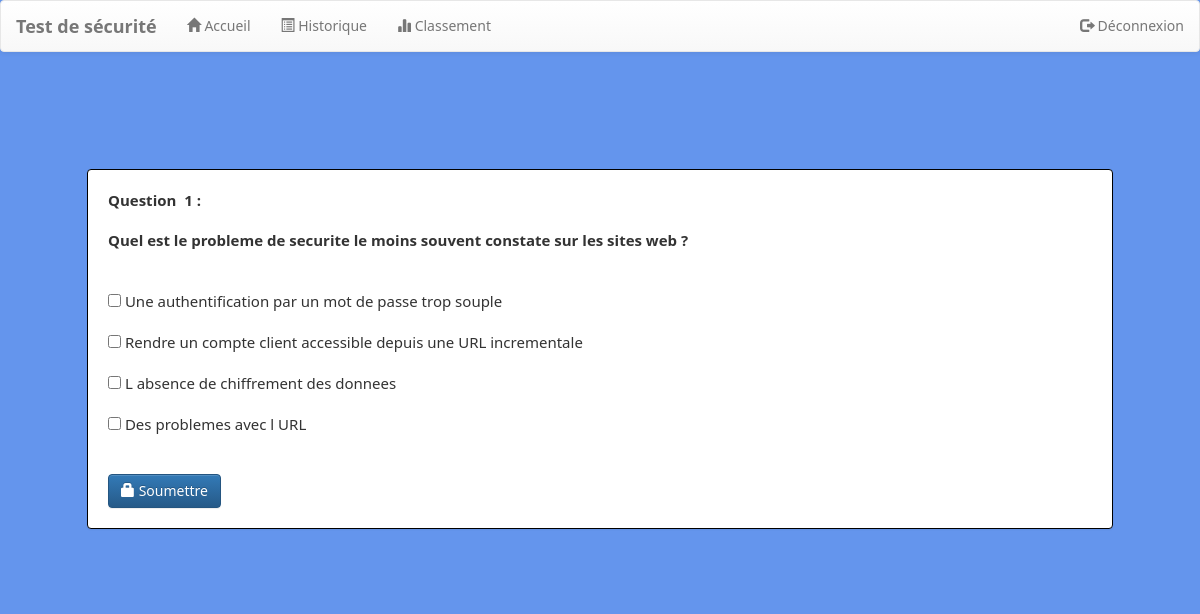
The app's page /welcome.php?q=quiz&step=2&eid=5b141f1e8399e&n=1&t=10 (signed in) with its own data.
### tables this page shows
CREATE TABLE IF NOT EXISTS `questions` (
  `eid` text NOT NULL,
  `qid` text NOT NULL,
  `qns` text NOT NULL,
  `choice` int(10) NOT NULL,
  `sn` int(11) NOT NULL
);

CREATE TABLE IF NOT EXISTS `options` (
  `qid` varchar(50) NOT NULL,
  `option` varchar(5000) NOT NULL,
  `optionid` text NOT NULL
);

### welcome.php (the view, shortened to what this page needs)
<?php
include_once 'database.php';
?>
<!DOCTYPE html>
<html lang="fr">
<head>
    <link  rel="stylesheet" href="css/bootstrap.min.css"/>
    <link  rel="stylesheet" href="css/bootstrap-theme.min.css"/>
    <link rel="stylesheet" href="css/welcome.css">
    <link  rel="stylesheet" href="css/font.css">
</head>
<body>
    <nav class="navbar navbar-default title1" >
        <a class="navbar-brand"><b>Test de sécurité</b></a>
        <div class="collapse navbar-collapse" id="bs-example-navbar-collapse-1">
        <ul class="nav navbar-nav navbar-left">
			<li <?php if(@$_GET['q']==1) echo'class="active"'; ?> ><a href="welcome.php?q=1"><span class="glyphicon glyphicon-home" aria-hidden="true"></span>&nbsp;Accueil<span class="sr-only">(actuelemment)</span></a></li>
            <li <?php if(@$_GET['q']==2) echo'class="active"'; ?>> <a href="welcome.php?q=2"><span class="glyphicon glyphicon-list-alt" aria-hidden="true"></span>&nbsp;Historique</a></li>
            <li <?php if(@$_GET['q']==3) echo'class="active"'; ?>> <a href="welcome.php?q=3"><span class="glyphicon glyphicon-stats" aria-hidden="true"></span>&nbsp;Classement</a></li>
        </ul>
        <ul class="nav navbar-nav navbar-right">
        <li <?php echo''; ?> > <a href="logout.php?q=welcome.php"><span class="glyphicon glyphicon-log-out" aria-hidden="true"></span>&nbsp;Déconnexion</a></li>
        </ul>
        </div>
    </nav>
    <br><br>
    <div class="container">
        <div class="row">
            <div class="col-md-12">
                <?php
                    if(@$_GET['q']== 'quiz' && @$_GET['step']== 2)
                    {
                        $eid=@$_GET['eid'];
                        $sn=@$_GET['n'];
                        $total=@$_GET['t'];
                        $q=mysqli_query($con,"SELECT * FROM questions WHERE eid='$eid' AND sn='$sn' ORDER BY RAND()");
                        echo '<div class="panel" style="margin:5%">';
                        while($row=mysqli_fetch_array($q) )
                        {
                            $qns=$row['qns'];
                            $qid=$row['qid'];
                            echo '<b>Question &nbsp;'.$sn.'&nbsp;:<br /><br />'.$qns.'</b><br /><br />';
                        }
                        $q=mysqli_query($con,"SELECT * FROM options WHERE qid='$qid' " );
                        echo '<form action="update.php?q=quiz&step=2&eid='.$eid.'&n='.$sn.'&t='.$total.'&qid='.$qid.'" method="POST"  class="form-horizontal">
                        <br />';
                        while($row=mysqli_fetch_array($q) )
                        {
                            $option=$row['option'];
                            $optionid=$row['optionid'];
                            echo'<input type="checkbox" name="ans" value="'.$optionid.'">&nbsp;'.$option.'<br /><br />';
                        }
                        echo'<br /><button type="submit" class="btn btn-primary"><span class="glyphicon glyphicon-lock" aria-hidden="true"></span>&nbsp;Soumettre</button></form></div>';
                    }
                ?>
</body>
</html>

### welcome.php (style rules this page uses)
body { background-color: #6495ED; }

### records on screen
questions: qns "Quel est le probleme de securite le moins souvent constate sur les sites web ?"
options: option "Une authentification par un mot de passe trop souple"
options: option "Rendre un compte client accessible depuis une URL incrementale"
options: option "L absence de chiffrement des donnees"
options: option "Des problemes avec l URL"
